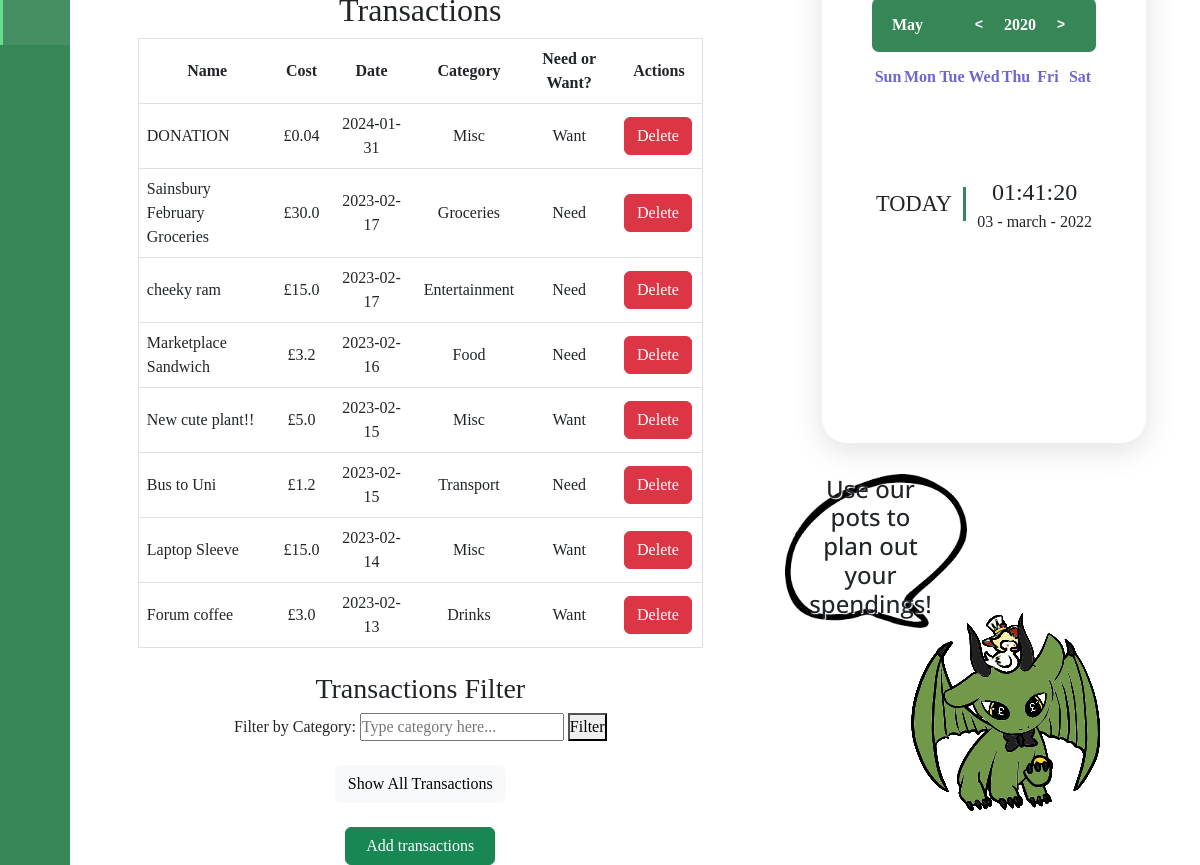
/profile, run on the app's committed database.
### tables this page shows
CREATE TABLE transactions (
    transaction_id INTEGER PRIMARY KEY AUTOINCREMENT,
    user_id INTEGER, 
    transaction_name TEXT NOT NULL,
    amount FLOAT NOT NULL DEFAULT 0,
    transaction_date DATE NOT NULL,
    transaction_category TEXT NOT NULL,
    necessity_index BOOLEAN NOT NULL DEFAULT 0,
    CONSTRAINT fk_user
        FOREIGN KEY (user_id)
        REFERENCES users(user_id)
);

### app.py (the view)
@app.route("/profile")
def profile():
    conn = sqlite3.connect('database.db')
    cursor = conn.cursor()
    cursor.execute("SELECT transaction_id, transaction_name, amount, transaction_date, transaction_category, necessity_index FROM transactions ORDER BY transaction_date DESC")
    transactions = cursor.fetchall()
    print(transactions)
    conn.close()
    random_tip = random.choice(tips)
    return render_template('profile.html', tip=random_tip, transactions=transactions)

### templates/profile.html (shortened to what this page needs)
{% extends "base.html" %}
{% block head %}
  {{ super() }}
  <link rel="stylesheet" href="{{ url_for('static', filename='calender.css') }}">
{% endblock %}
{% block transactions %}
    <div class="transactions-container">
      <div class="row justify-content-center">
          <div>
              <h2>Transactions</h2>
              <table class ="transac_table table table-hover" border="1">
                  <thead>
                      <tr>
                          <th style="width:40%">Name</th>
                          <th>Cost</th>
                          <th style="width:30%">Date</th>
                          <th>Category</th>
                          <th style="width:40%">Need or Want?</th>
                          <th>Actions</th>
                      </tr>
                  </thead>
                      <tbody>
                          {% for transaction in transactions %}
                          <tr>
                              <td class="td_left">{{ transaction[1] }}</td>
                              <td>£{{ transaction[2] }}</td>
                              <td>{{ transaction[3] }}</td>
                              <td>{{ transaction[4] }}</td>
                              <td>{% if transaction[5] == 1 %}
                                  Need
                                  {% else %}
                                  Want
                                  {% endif %}</td>
                              <td style="padding-right:10px;">
                                  <form action="/delete" method="post">
                                      <button type="submit" class="btn btn-danger">Delete</button>
                                  </form>
                              </td>
                          </tr>
                          {% endfor %}
                      </tbody>
                  </table>
                  <br>
                  <h3>Transactions Filter</h3>
                  <form action="/filter" method="get">
                      <label for="category">Filter by Category:</label>
                      <input type="text" id="category" name="category" placeholder="Type category here...">
                      <button type="submit">Filter</button><br>
                      <br><a href="/profile" class="btn btn-light">Show All Transactions</a>
                      <br>
                      <br>
                  </form>
                  <button type="button" style="width:150px" class="btn btn-success add_t_button" data-toggle="modal" data-target="#exampleModal">
                    Add transactions
                  </button>
          </div>
      </div>
    </div>
{% endblock %}
{% block content %}
  <div class="calendar-container">
    <div class="calendar">
      <div class="calendar-header">
        <span class="month-picker" id="month-picker"> May </span>
        <div class="year-picker" id="year-picker">
          <span class="year-change" id="pre-year">
            <pre><</pre>
          </span>
          <span id="year">2020 </span>
          <span class="year-change" id="next-year">
            <pre>></pre>
          </span>
        </div>
      </div>
      <div class="calendar-body">
        <div class="calendar-week-days">
          <div>Sun</div>
          <div>Mon</div>
          <div>Tue</div>
          <div>Wed</div>
          <div>Thu</div>
          <div>Fri</div>
          <div>Sat</div>
        </div>
      </div>
      <div class="calendar-footer">
      </div>
      <div class="date-time-formate">
        <div class="day-text-formate">TODAY</div>
        <div class="date-time-value">
          <div class="time-formate">01:41:20</div>
          <div class="date-formate">03 - march - 2022</div>
        </div>
      </div>
    </div>
    <div class="tip-box">
      <div class="img_container">
        <img class="cover-image" src="{{ url_for('static', filename='speech_bubble.png') }}" alt="omg" />
        <h4 class="tip-text">{{tip}}</h4>
      </div>
      <img class = "dragon" src = "{{ url_for('static', filename='pennypincher.svg') }}" alt="My Happy SVG"/>
    </div>
  </div>
{% endblock %}

### static/navbar.css (style rules this page uses)
a { text-decoration: none; }
body { font-family: 'Poppins', sans-serif; }

### static/calender.css (style rules this page uses)
* { padding: 0; margin: 0; font-family: consolas; box-sizing: border-box; }
body { display: flex; height: 100vh; width: 100%; align-items: center; place-items: center; background: white; overflow: hidden; }
.transactions-container { float:left; margin-top: 5%; margin-left: 6%; zoom: 100%; width:50%; }
.transac_table { margin: 0px auto; width:100%; align: center; }
td { padding-left:10px; margin-right:100px; }
tr { height:30px ; vertical-align:middle; }
th { margin-left:30px; margin-right:30px; }
.calendar-container { float: right; padding-top: 2.5%; }
.calendar { height: 30rem; width: max-content; background-color: white; border-radius: 25px; overflow: hidden; padding: 35px 50px 0px 50px; margin: 0 auto; }
.calendar { box-shadow: rgba(100, 100, 111, 0.2) 0px 7px 29px 0px; }
.calendar-header { background: #378657; display: flex; justify-content: space-between; border-radius: 7px; align-items: center; font-weight: 700; color: #ffffff; padding: 10px; }
.calendar-body { padding: 10px; }
.calendar-week-days { display: grid; grid-template-columns: repeat(7, 1fr); font-weight: 600; cursor: pointer; color: rgb(104, 104, 104); }
.calendar-week-days div { display: grid; place-items: center; color: #6D67CF; height: 50px; }
.month-picker { padding: 5px 10px; border-radius: 10px; cursor: pointer; }
.year-picker { display: flex; align-items: center; }
.year-change { height: 30px; width: 30px; border-radius: 50%; display: grid; place-items: center; margin: 0px 10px; cursor: pointer; }
pre { margin: 0px; }
.calendar-footer { padding: 10px; display: flex; justify-content: flex-end; align-items: center; }
.date-time-formate { height: 4rem; width: 100%; font-family: Dubai Light, Century Gothic; position: relative; display: flex; top: 50px; justify-content: center; align-items: center; }
.day-text-formate { font-family: Microsoft JhengHei UI; font-size: 1.4rem; padding-right: 5%; border-right: 3px solid #378657; }
.date-time-value { display: block; position: relative; text-align: center; padding-left: 5%; }
.time-formate { font-size: 1.5rem; }
.tip-box { padding-left: 10%; width: 36vw; padding-top: 3%; height: 30vh; justify-content: center; }
.dragon { width: 90%; height: 90%; }
.img_container { position: relative; right:15%; top:8%; width:55%; }
.img_container img { width: 100%; height: auto; padding-left: 15%; }
.tip-text { text-shadow: 1px 1px 1px white; position: absolute; top: 47%; left: 55%; font-family: 'Open Sans', 'Calibri', sans-serif; -webkit-transform: translate(-50%, -50%); transform: translate(-50%, -50%); }
.td_left { text-align:left; padding-left:4px; }

### data on the page
transactions: necessity_index "Want"
transactions: necessity_index "Need"
transactions: necessity_index "Need"
transactions: necessity_index "Need"
transactions: necessity_index "Want"
transactions: necessity_index "Need"
transactions: necessity_index "Want"
transactions: necessity_index "Want"
